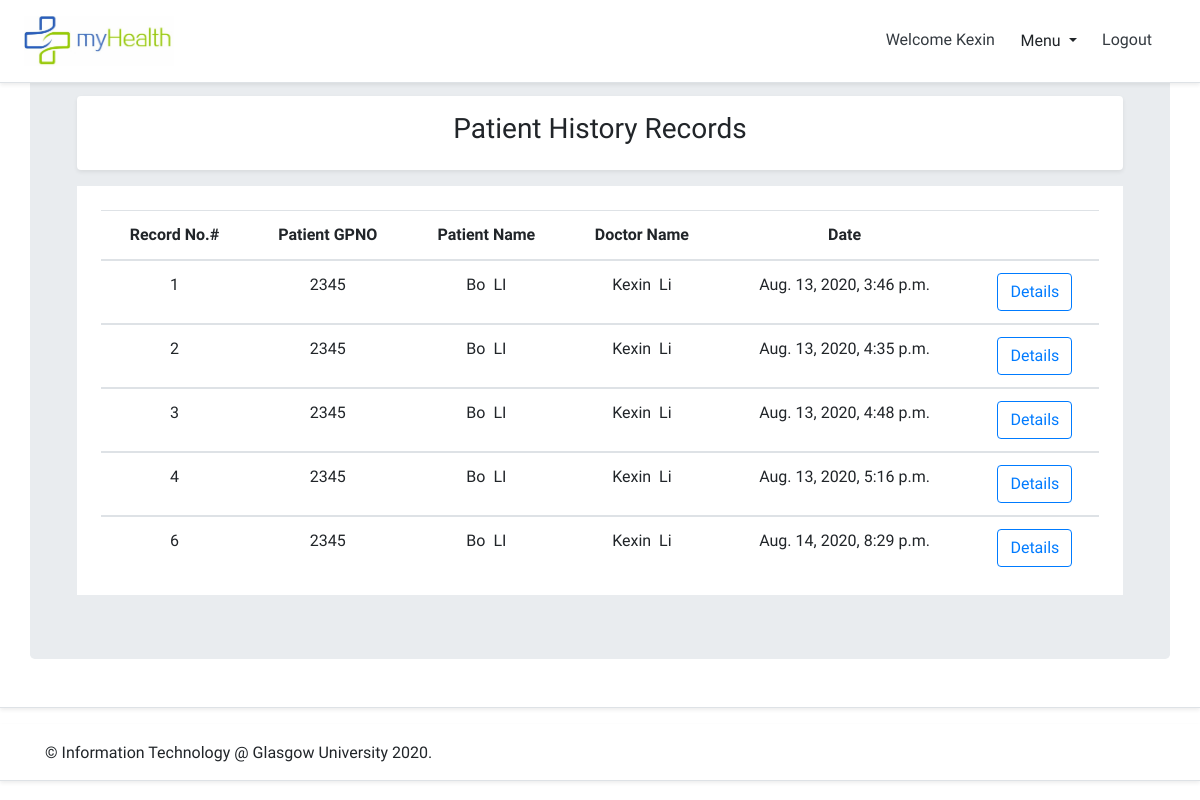
The page /myhealth/record_list/ (signed in) on the database as committed earlier.
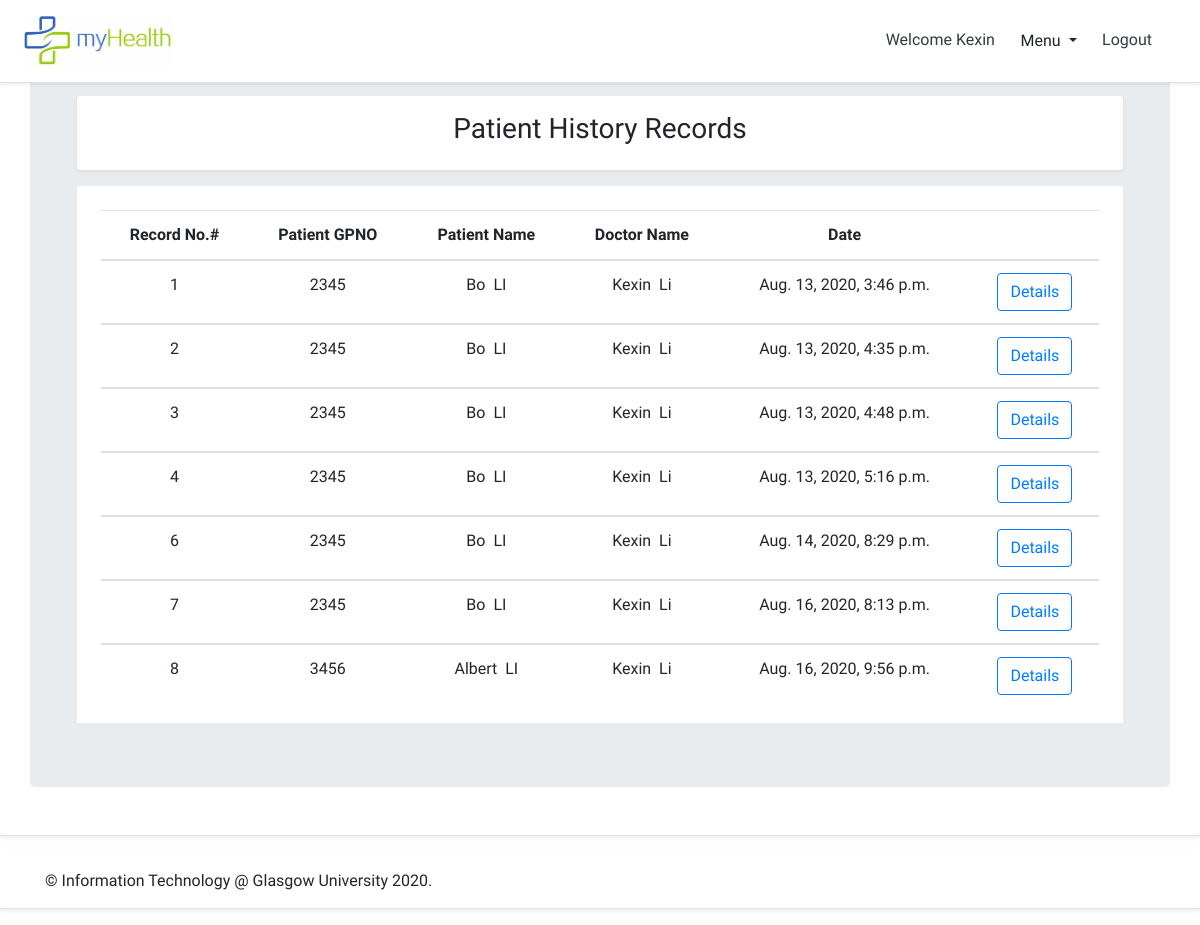
The same page on the database as committed later.
### myhealth/models.py (models this page shows, shortened)
class Record(models.Model):
    patient = models.ForeignKey(get_user_model(), related_name='record_patient_gpno', on_delete=models.CASCADE)
    creator = models.ForeignKey(DoctorProfile, related_name='record_doctor_id', on_delete=models.CASCADE)
    doctor_email = models.ForeignKey(get_user_model(), related_name='doctor_email', on_delete=models.CASCADE)
    sympton = models.TextField(null=True)
    treatment = models.TextField(null=True)
    prescription = models.TextField(null=True)
    date_created = models.DateTimeField(auto_now_add=True)
    allowed_users = models.ManyToManyField(get_user_model(),related_name='allowed_users')
    class Meta:
        ordering = ('date_created',)

class User(AbstractBaseUser, PermissionsMixin):
    email = models.EmailField(max_length=254, unique=True)
    GPNO = models.CharField(max_length=10, default='', unique=True)
    first_name = models.CharField(max_length=30, blank=True)
    last_name = models.CharField(max_length=30, blank=True)
    is_staff = models.BooleanField(default=False)
    is_superuser = models.BooleanField(default=False)
    is_patient = models.BooleanField(default=False)
    is_doctor = models.BooleanField(default=False)
    is_admin = models.BooleanField(default=False)
    is_active = models.BooleanField(default=True)
    last_login = models.DateTimeField(null=True, blank=True)
    date_joined = models.DateTimeField(auto_now_add=True)
    USERNAME_FIELD = 'email'
    EMAIL_FIELD = 'email'
    REQUIRED_FIELDS = ['GPNO','first_name','last_name']
    objects = UserManager()

class DoctorProfile(models.Model):
    user = models.OneToOneField(get_user_model(), related_name='doctorprofile', on_delete=models.CASCADE)
    staffID = models.CharField(max_length=10, default='', unique=True)
    GENDER_CHOICES = (
        (0, '------------'),
        (1, 'female'),
        (2, 'male'),
    )
    gender = models.IntegerField(choices=GENDER_CHOICES, default=0)
    birth = models.DateField(blank=True, null=True)
    address = models.CharField(max_length=255, blank=True, null=True)
    work_address = models.CharField(max_length=255, blank=True, null=True)
    tel = models.CharField(max_length=20, blank=True, null=True)
    direction = models.CharField(max_length=255, blank=True, null=True)
    description = models.CharField(max_length=255, blank=True, null=True)
    image = models.ImageField(default='default.jpg',upload_to='profile_pics')

### myhealth/views.py (the view)
# urls.py: path('record_list/', views.allowed_records, name='record_list'),
@login_required
def allowed_records(request):
    return render(request,"myhealth/recordList.html")

### templates/myhealth/recordList.html (shortened to what this page needs)
{% extends "myhealth/base.html" %}
{% load staticfiles %}
{% block content %}
<div class="my-3 p-3 bg-white rounded shadow-sm">
    <section class="text-center">
        <h3>Patient History Records</h3>
    </section>
</div>
<div class="container-fluid bg-white">
    <div class="row">
        <main role="main" class="col-md-12 ml-sm-auto col-lg-12 px-md-4">
            <div class="table-responsive bg-white">
                <br>
                <table class="table">
                    <thead>
                        <tr class="text-center">
                            <th>Record No.#</th>
                            <th>Patient GPNO</th>
                            <th>Patient Name</th>
                            <th>Doctor Name</th>
                            <th>Date</th>
                            <th></th>
                        </tr>
                    </thead>
                    {% for record in user.allowed_users.all %}
                    <tbody class="text-center">
                        <tr>
                            <td>{{ record.id }}</td>
                            <td>{{ record.patient.GPNO }}</td>
                            <td>{{ record.patient.first_name }}&nbsp;&nbsp;{{ record.patient.last_name }}</td>
                            <td>{{ record.creator.user.first_name }}&nbsp;&nbsp;{{ record.creator.user.last_name }}</td>
                            <td>{{ record.date_created }}</td>
                            <td>
                                <a href="record/{{ record.id }}">
                                    <button class="btn btn-outline-primary" type="submit">Details</button>
                                </a>
                            </td>
                        </tr>
                    </tbody>
                    {% endfor %}
                </table>
            </div>
    </main>
</div>
</div>
{% endblock content %}

Rows that differ between the two databases and show on the page:
added Record: id "7", patient.GPNO "2345", patient.first_name "Bo", patient.last_name "LI", creator.user.first_name "Kexin", creator.user.last_name "Li", date_created "Aug. 16, 2020, 8:13 p.m."
added Record: id "8", patient.GPNO "3456", patient.first_name "Albert", patient.last_name "LI", creator.user.first_name "Kexin", creator.user.last_name "Li", date_created "Aug. 16, 2020, 9:56 p.m."
